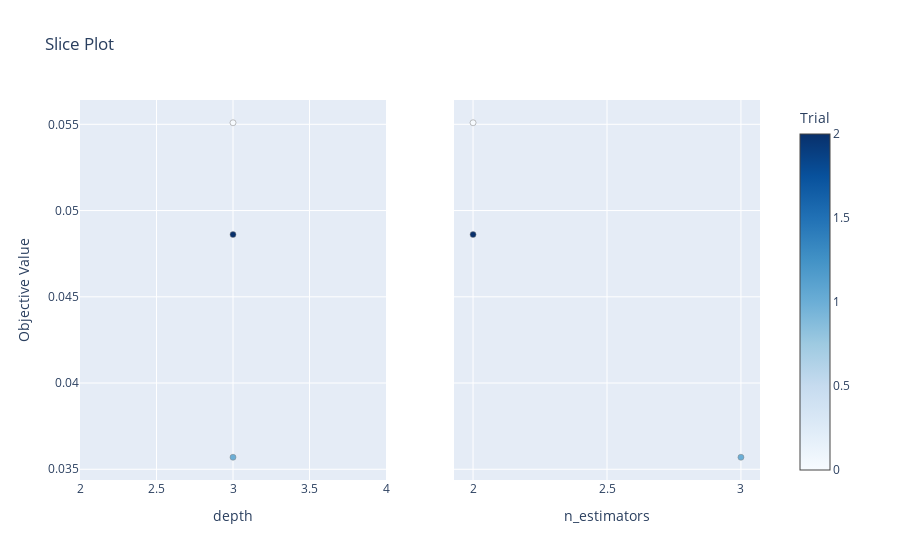

Source (notebook cell):
### Code cell
# Plot slice plot
vis.plot_slice(study, params=["n_estimators", "depth"])

### Figure 1 — Plotly figure (JSON) as saved in the notebook; plotly's stock layout.template omitted (floating-point values rounded to 4 significant figures)
{"data": [{"marker": {"color": [0, 1, 2], "colorbar": {"title": {"text": "Trial"}, "x": 1, "xpad": 40}, "colorscale": [[0, "rgb(247,251,255)"], [0.125, "rgb(222,235,247)"], [0.25, "rgb(198,219,239)"], [0.375, "rgb(158,202,225)"], [0.5, "rgb(107,174,214)"], [0.625, "rgb(66,146,198)"], [0.75, "rgb(33,113,181)"], [0.875, "rgb(8,81,156)"], [1, "rgb(8,48,107)"]], "line": {"color": "Grey", "width": 0.5}, "showscale": true}, "mode": "markers", "name": "Feasible Trial", "showlegend": false, "type": "scatter", "x": [3, 3, 3], "xaxis": "x", "y": [0.05509, 0.0357, 0.04861], "yaxis": "y"}, {"marker": {"color": [0, 1, 2], "colorbar": {"title": {"text": "Trial"}, "x": 1, "xpad": 40}, "colorscale": [[0, "rgb(247,251,255)"], [0.125, "rgb(222,235,247)"], [0.25, "rgb(198,219,239)"], [0.375, "rgb(158,202,225)"], [0.5, "rgb(107,174,214)"], [0.625, "rgb(66,146,198)"], [0.75, "rgb(33,113,181)"], [0.875, "rgb(8,81,156)"], [1, "rgb(8,48,107)"]], "line": {"color": "Grey", "width": 0.5}, "showscale": false}, "mode": "markers", "name": "Feasible Trial", "showlegend": false, "type": "scatter", "x": [2, 3, 2], "xaxis": "x2", "y": [0.05509, 0.0357, 0.04861], "yaxis": "y2"}], "layout": {"title": {"text": "Slice Plot"}, "xaxis": {"anchor": "y", "domain": [0, 0.45], "title": {"text": "depth"}}, "xaxis2": {"anchor": "y2", "domain": [0.55, 1], "title": {"text": "n_estimators"}}, "yaxis": {"anchor": "x", "domain": [0, 1], "title": {"text": "Objective Value"}}, "yaxis2": {"anchor": "x2", "domain": [0, 1], "matches": "y", "showticklabels": false}}}
